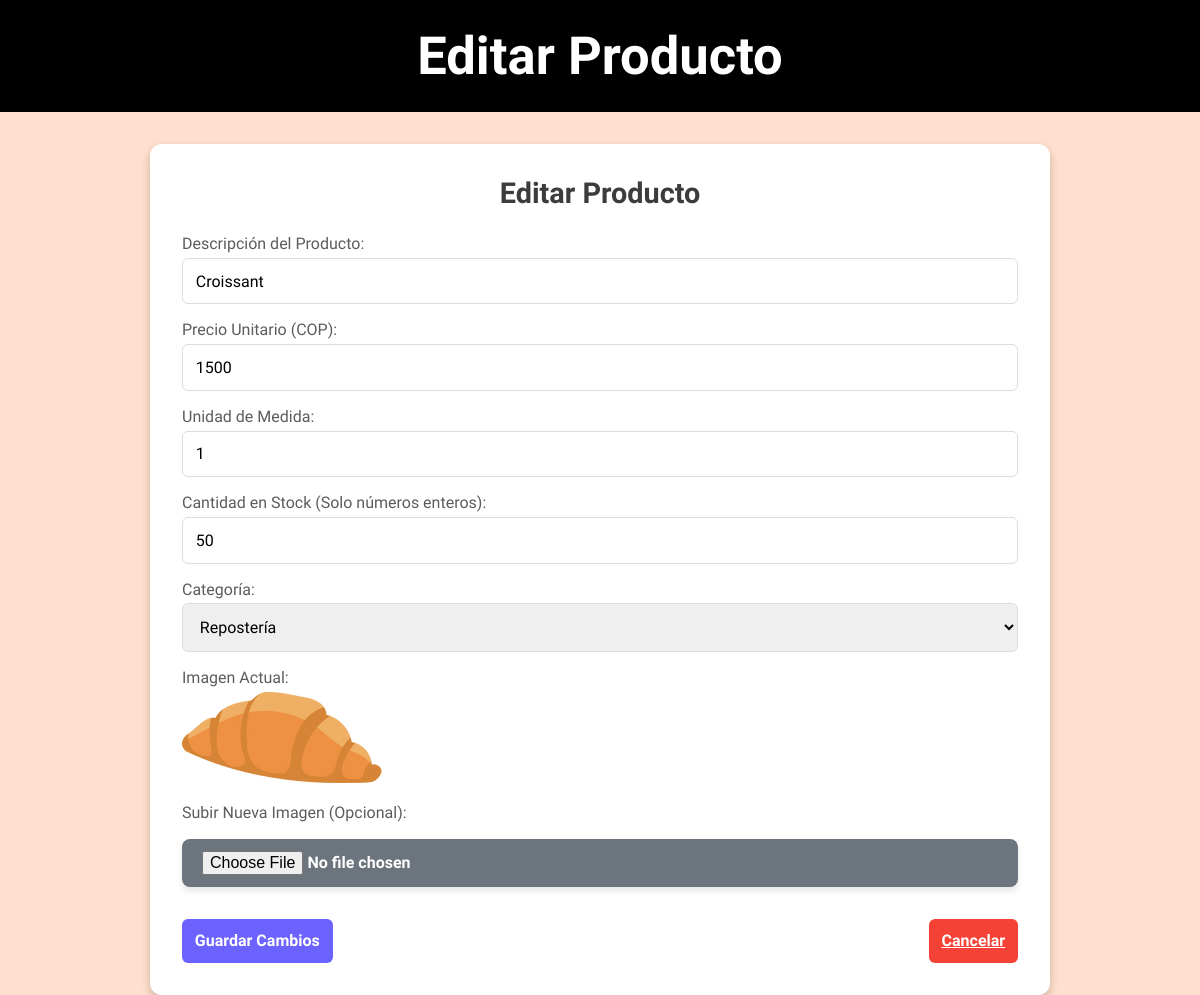
Screenshot of /editar_producto/3 with the database file from the repository.
### models/productos.py (models this page shows, shortened)
class Producto(Base):
    __tablename__ = 'productos'
    id = Column(Integer, primary_key=True, autoincrement=True)
    descripcion = Column(String(300), unique=True, nullable=False)
    valor_unitario = Column(Integer, nullable=False)
    unidad_medida = Column(String(3), nullable=False)
    cantidad_stock = Column(Integer, nullable=False)
    categoria_id = Column(Integer, ForeignKey('categorias.id'), nullable=False)
    imagen = Column(String(300), nullable=True)
    categoria = relationship("Categoria", back_populates="productos")

### models/categoria.py (models this page shows, shortened)
class Categoria(Base):
    __tablename__ = 'categorias'
    id = Column(Integer, primary_key=True, autoincrement=True)
    nombre = Column(String(100), unique=True, nullable=False)
    productos = relationship("Producto", back_populates="categoria")

### app.py (the view, shortened to what this page needs)
@app.route('/editar_producto/<int:id>', methods=['GET', 'POST'])
def editar_producto(id):
    producto = db_session.get(Producto, id)
    if not producto:
        flash("El producto no existe.", "error")
        return redirect(url_for('productos'))
    categorias = db_session.query(Categoria).all()
    return render_template('editar_producto.html', producto=producto, categorias=categorias)

### templates/editar_producto.html (shortened to what this page needs)
<!DOCTYPE html>
<html lang="es">
<head>
    <link rel="stylesheet" href="{{ url_for('static', filename='styles.css') }}">
</head>
<body>
    <nav>
        <div class="navbar">
            <h1>Editar Producto</h1>
        </div>
    </nav>
    <div class="contenedor">
        <h2 class="titulo">Editar Producto</h2>
        <form method="POST" action="{{ url_for('editar_producto', id=producto.id) }}" enctype="multipart/form-data">
            <div class="form-group">
                <label for="descripcion">Descripción del Producto:</label>
                <input type="text" id="descripcion" name="descripcion" value="{{ producto.descripcion }}" required>
            </div>
            <div class="form-group">
                <label for="valor_unitario">Precio Unitario (COP):</label>
                <input type="number" id="valor_unitario" name="valor_unitario" step="100" value="{{ producto.valor_unitario|int }}" required>
            </div>
            <div class="form-group">
                <label for="unidad_medida">Unidad de Medida:</label>
                <input type="text" id="unidad_medida" name="unidad_medida" value="{{ producto.unidad_medida }}" required>
            </div>
            <div class="form-group">
                <label for="cantidad_stock">Cantidad en Stock (Solo números enteros):</label>
                <input type="number" id="cantidad_stock" name="cantidad_stock" step="1" value="{{ producto.cantidad_stock|int }}" required>
            </div>
            <div class="form-group">
                <label for="categoria">Categoría:</label>
                <select id="categoria" name="categoria_id" required>
                    {% for categoria in categorias %}
                    <option value="{{ categoria.id }}" {% if categoria.id == producto.categoria_id %}selected{% endif %}>
                        {{ categoria.nombre }}
                    </option>
                    {% endfor %}
                </select>
            </div>
            <div class="form-group">
                <label for="imagen_actual">Imagen Actual:</label>
                <div class="imagen-previa">
                    {% if producto.imagen %}
                    <img src="{{ url_for('static', filename=producto.imagen) }}" alt="Imagen del producto" class="producto-img-detalle">
                    {% else %}
                    <p>No hay imagen disponible.</p>
                    {% endif %}
                </div>
            </div>
            <div class="form-group">
                <label for="imagen">Subir Nueva Imagen (Opcional):</label>
                <input type="file" id="imagen" name="imagen" class="btn-archivo">
            </div>
            <div class="btn-group">
                <button type="submit" class="btn-guardar">Guardar Cambios</button>
                <a href="{{ url_for('productos') }}" class="btn btn-cancelar">Cancelar</a>
            </div>
        </form>
    </div>
</body>
</html>

### static/styles.css (style rules this page uses)
* { font-family: "Signika Negative", sans-serif; margin: 0; padding: 0; box-sizing: border-box; }
body { width: 100%; height: 100vh; background: #ffdfcd; font-family: Arial, sans-serif; }
.navbar { display: flex; justify-content: center; align-items: center; background: black; color: white; padding: 10px; border: 15px solid black; font-size: 35px; position: relative; }
.contenedor { margin: 2rem auto; max-width: 900px; background-color: #ffffff; border-radius: 12px; padding: 2rem; box-shadow: 0 4px 10px rgba(0, 0, 0, 0.2); }
.titulo { text-align: center; margin-bottom: 1.5rem; font-size: 1.8rem; color: #3c3c3c; }
form { display: flex; flex-direction: column; gap: 1rem; }
.form-group { display: flex; flex-direction: column; }
label { font-size: 1rem; color: #5c5c5c; margin-bottom: 0.3rem; }
input, select { padding: 0.8rem; font-size: 1rem; border: 1px solid #ddd; border-radius: 6px; transition: border-color 0.3s; }
.btn { margin-top: 1rem; padding: 0.8rem; font-size: 1rem; font-weight: bold; text-align: center; background-color: #6c63ff; color: white; border: none; border-radius: 6px; cursor: pointer; transition: background-color 0.3s; }
.btn-cancelar { background-color: #f44336; color: white; }
.btn-group { display: flex; justify-content: space-between; }
.btn-archivo { padding: 12px 20px; background-color: #6c757d; color: white; border: none; border-radius: 8px; cursor: pointer; font-size: 16px; font-weight: bold; transition: all 0.3s ease; display: inline-block; margin-top: 12px; box-shadow: 0 4px 6px rgba(0, 0, 0, 0.1); text-align: center; }
.btn-guardar { margin-top: 1rem; padding: 0.8rem; font-size: 1rem; font-weight: bold; text-align: center; background-color: #6c63ff; color: white; border: none; border-radius: 6px; cursor: pointer; transition: background-color 0.3s; }
.producto-img-detalle { max-width: 100%; max-height: 300px; object-fit: contain; border-radius: 15px; }

### rows the page displays
Producto: descripcion "Croissant", valor_unitario "1500", unidad_medida "1", cantidad_stock "50", categoria_id "Repostería", imagen (picture)
